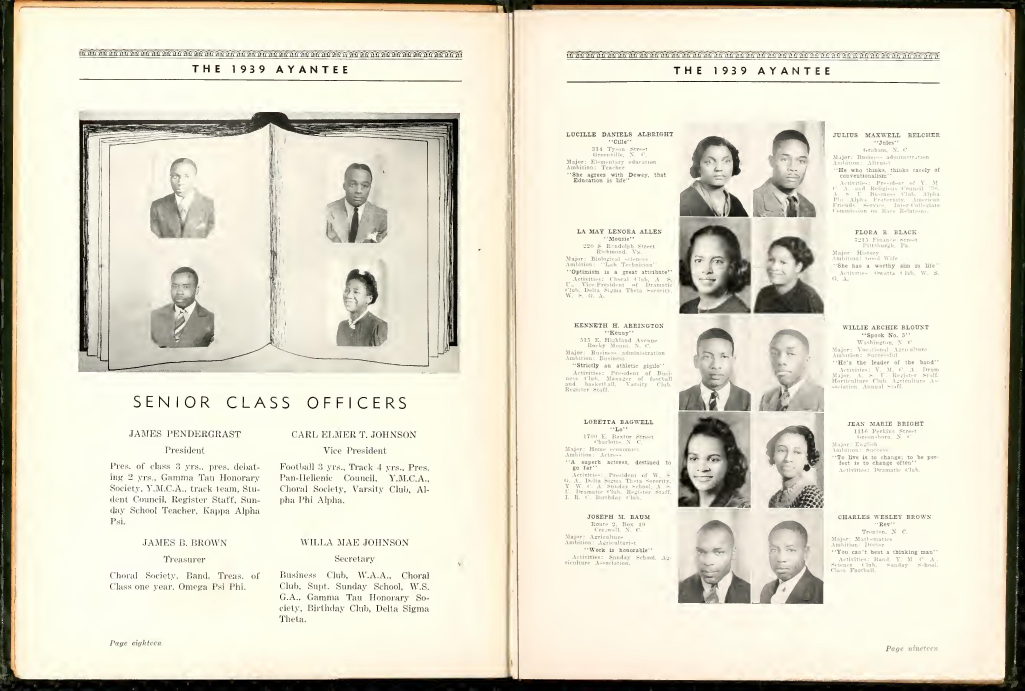
#> input picture code/OCR/185777725.jpg, 4100 x 2763 px (shown at 1/4 size)
$ python simple_layout_detector.py --input ../OCR/185777725.jpg
#> lines starting #> are read from the running program, lines starting #| are printed output that depends on the picture; after the words box and inside, x2 and y2 are one past the last pixel; in counts of white or black regions, pixels touching at a corner belong together
"""
Simple Layout Detection using OpenCV

A lightweight alternative to layout-parser that uses OpenCV's contour detection
to find bounding boxes for photos and text regions on yearbook pages.

No external models needed - works offline!

Usage:
    python code/images/simple_layout_detector.py --input yearbook_page.jpg
"""

import argparse
import cv2
import numpy as np
from PIL import Image, ImageDraw
from pathlib import Path
import json


def detect_regions_opencv(image_path, min_area=5000, max_area=None, aspect_ratio_range=(0.5, 2.5)):
    """
    Detect rectangular regions in a yearbook page using OpenCV.

    Args:
        image_path: Path to yearbook image
        min_area: Minimum region area (pixels)
        max_area: Maximum region area (None = image size / 10)
        aspect_ratio_range: (min, max) width/height ratios to accept

    Returns:
        regions: List of detected bounding boxes
        image: Original image
    """
#> called with min_area = 5000, aspect_ratio_range = (0.5, 2.5)
    print(f"\n{'='*60}")
    print(f"Processing: {Path(image_path).name}")
    print(f"{'='*60}")

    # Load image
    img_color = cv2.imread(str(image_path))
#> img_color is the input picture: shape (2763, 4100, 3); mean B, G, R 204.3, 221.3, 224.8
    if img_color is None:
        raise ValueError(f"Could not load image: {image_path}")

    h, w = img_color.shape[:2]
#> h = 2763; w = 4100
    if max_area is None:
        max_area = (w * h) // 10  # Max 10% of image
#> max_area = 1132830

    print(f"Image size: {w} x {h}")
#| Image size: 4100 x 2763

    # Convert to grayscale
    gray = cv2.cvtColor(img_color, cv2.COLOR_BGR2GRAY)
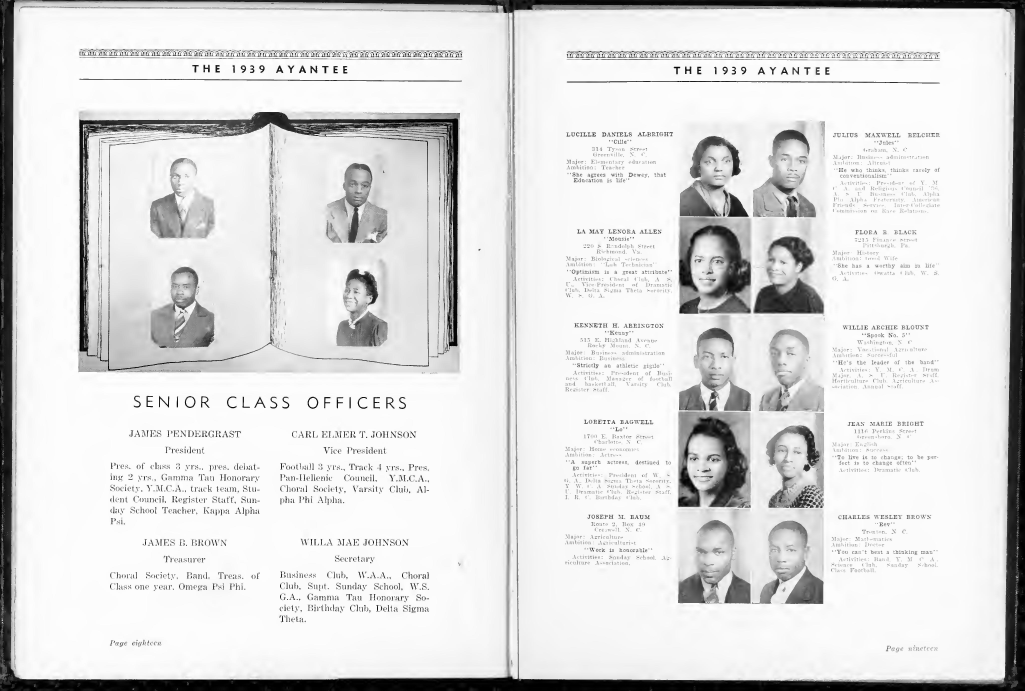
#> gray: shape (2763, 4100) (shown at 1/4 size); min 0, max 255, mean 220.4

    # Multiple detection strategies
    regions = []

    # Strategy 1: Edge detection
    print("Detecting edges...")
    edges = cv2.Canny(gray, 50, 150)
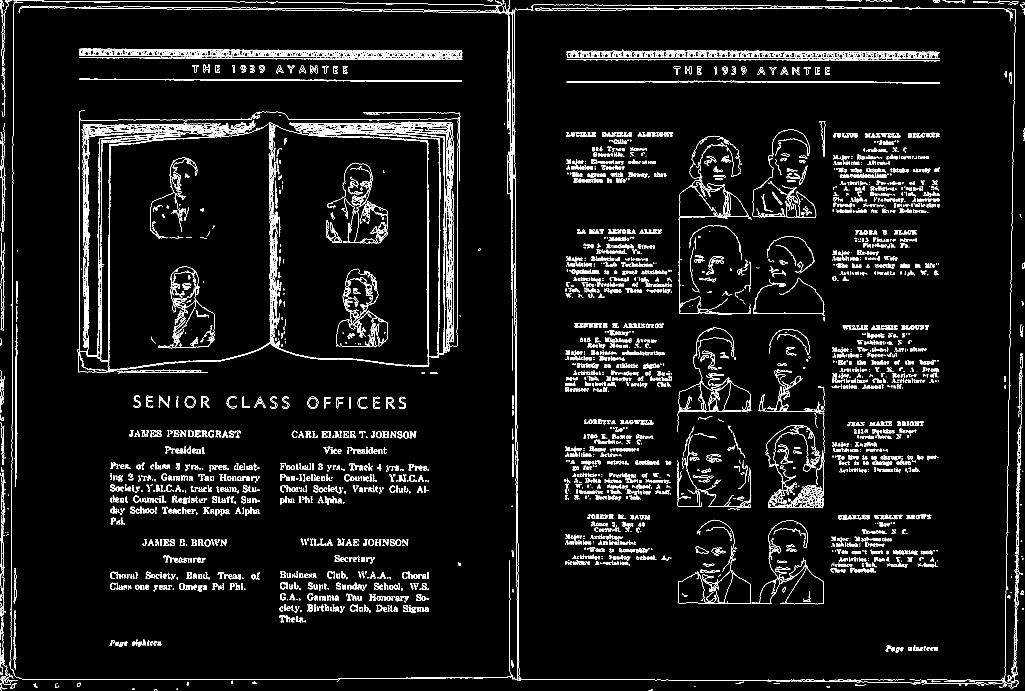
#> edges: shape (2763, 4100) (shown at 1/4 size); 3.1% white in thin lines or dots
    edges_dilated = cv2.dilate(edges, np.ones((3, 3), np.uint8), iterations=2)
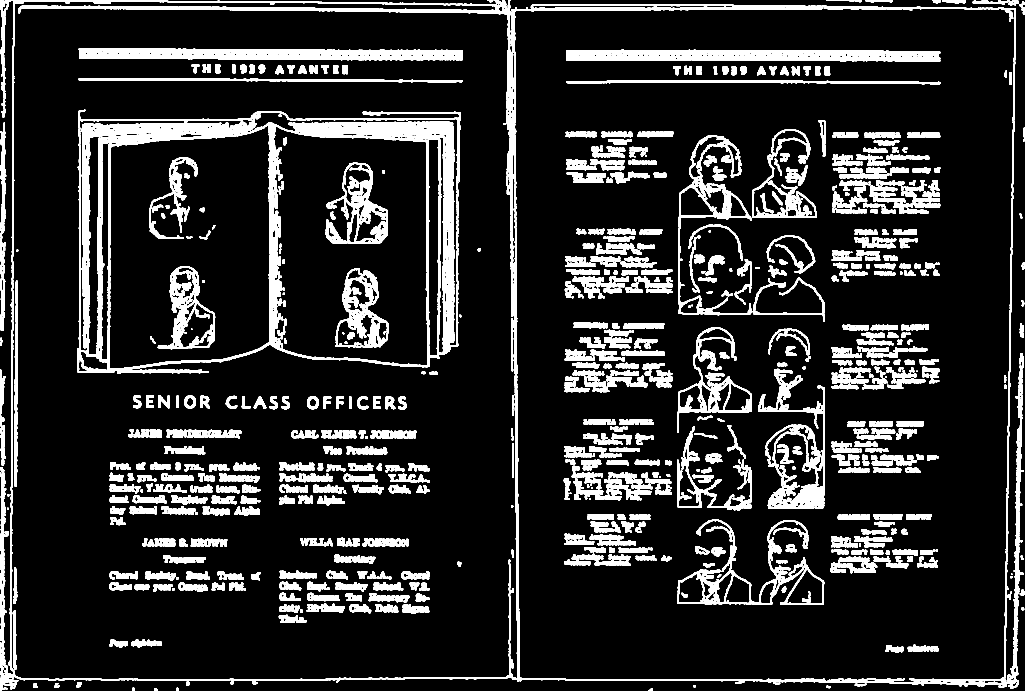
#> edges_dilated: shape (2763, 4100) (shown at 1/4 size); 13.9% white; 984 white regions
    contours1, _ = cv2.findContours(edges_dilated, cv2.RETR_EXTERNAL, cv2.CHAIN_APPROX_SIMPLE)
#> contours1 = 50 contours; largest, box (x1, y1, x2, y2) and area: (0, 0, 4091, 2756) 10838543, (0, 1868, 73, 2763) 13856, (0, 491, 25, 930) 5442, (0, 931, 22, 1324) 4834, (0, 1656, 24, 1862) 2287

    # Strategy 2: Thresholding
    print("Applying adaptive threshold...")
    thresh = cv2.adaptiveThreshold(gray, 255, cv2.ADAPTIVE_THRESH_GAUSSIAN_C,
                                   cv2.THRESH_BINARY_INV, 11, 2)
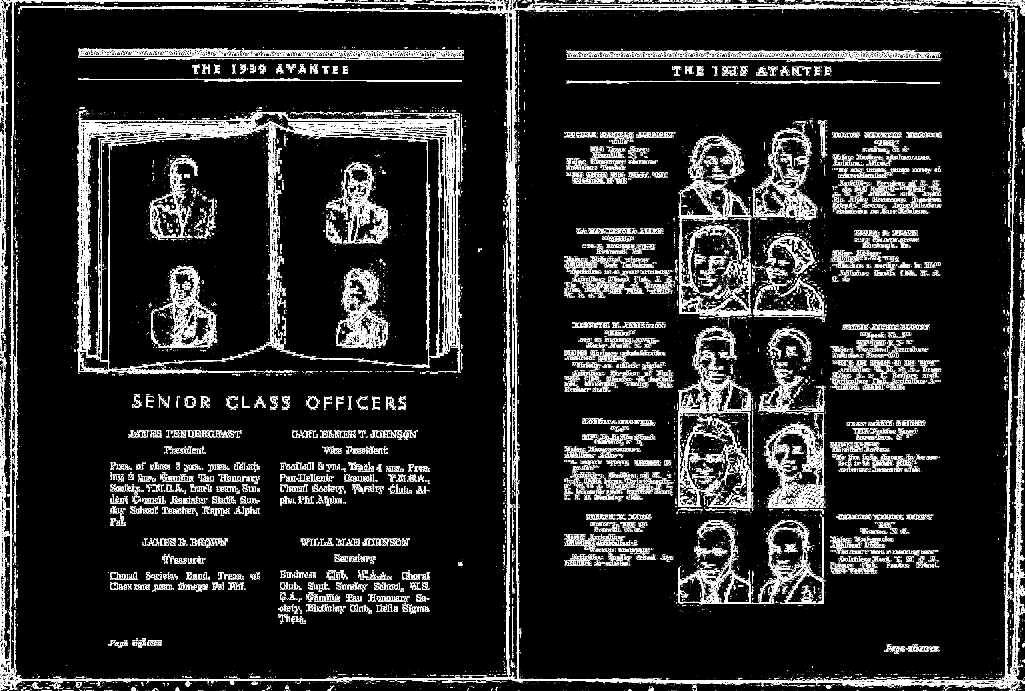
#> thresh: shape (2763, 4100) (shown at 1/4 size); 8.1% white; 60763 white regions (56616 under 20 px), largest, box (x1, y1, x2, y2) and area: (316, 442, 1834, 1483) 101878, (0, 0, 4096, 2763) 101831, (318, 195, 1850, 230) 16766
    thresh_dilated = cv2.dilate(thresh, np.ones((5, 5), np.uint8), iterations=2)
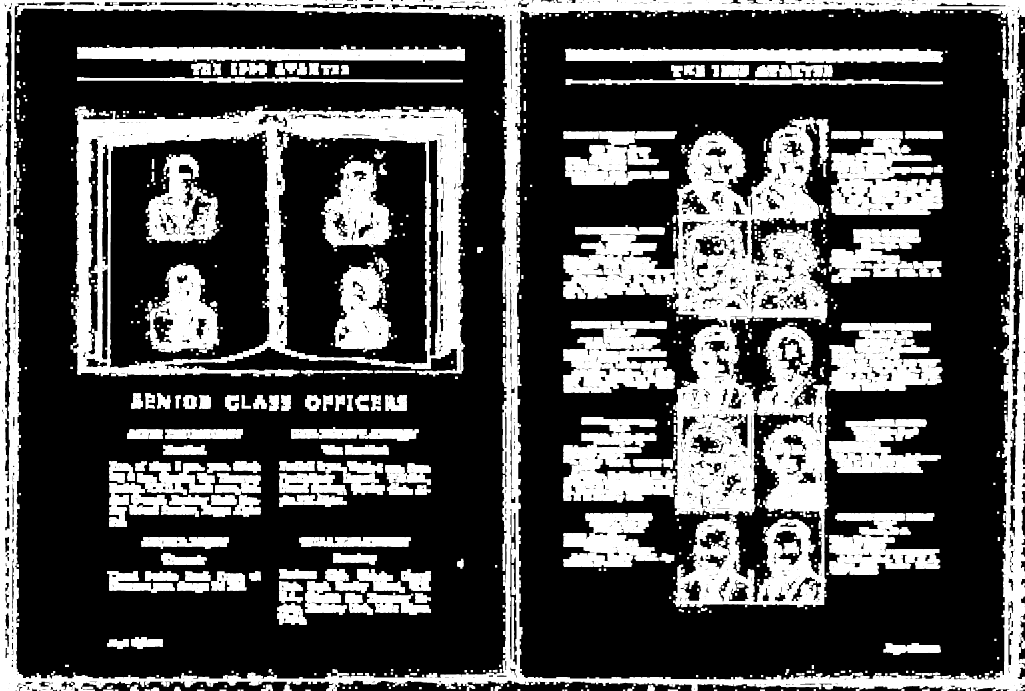
#> thresh_dilated: shape (2763, 4100) (shown at 1/4 size); 32.2% white; 712 white regions
    contours2, _ = cv2.findContours(thresh_dilated, cv2.RETR_EXTERNAL, cv2.CHAIN_APPROX_SIMPLE)
#> contours2 = 71 contours; largest, box (x1, y1, x2, y2) and area: (0, 0, 4100, 2763) 11200127, (4071, 506, 4100, 612) 1564, (1044, 2738, 1092, 2763) 652, (520, 2739, 556, 2763) 546, (2589, 2740, 2620, 2763) 520

    # Combine contours from both strategies
    all_contours = list(contours1) + list(contours2)
#> all_contours = 121 contours; largest, box (x1, y1, x2, y2) and area: (0, 0, 4100, 2763) 11200127, (0, 0, 4091, 2756) 10838543, (0, 1868, 73, 2763) 13856, (0, 491, 25, 930) 5442, (0, 931, 22, 1324) 4834

    print(f"Found {len(all_contours)} raw contours")
#| Found 121 raw contours

    # Filter and extract bounding boxes
    seen_regions = set()

    for contour in all_contours:
        # Get bounding box
        x, y, w_box, h_box = cv2.boundingRect(contour)
        area = w_box * h_box

        # Filter by area
        if area < min_area or area > max_area:
            continue

        # Filter by aspect ratio (avoid very thin boxes)
        aspect_ratio = w_box / h_box if h_box > 0 else 0
        if aspect_ratio < aspect_ratio_range[0] or aspect_ratio > aspect_ratio_range[1]:
            continue

        # Avoid duplicates (similar boxes)
        region_key = (x // 20, y // 20, w_box // 20, h_box // 20)  # Grid quantization
        if region_key in seen_regions:
            continue
        seen_regions.add(region_key)

        # Determine type based on characteristics
        region_type = classify_region(img_color[y:y+h_box, x:x+w_box], aspect_ratio)

        regions.append({
            'bbox': (x, y, x + w_box, y + h_box),
            'width': w_box,
            'height': h_box,
            'area': area,
            'aspect_ratio': aspect_ratio,
            'type': region_type
        })
#> this loop made 121 passes
#> (x, y, w_box, h_box, area) on passes 1, 2, 3, 4, 5, 7, 8, 9, 10, 11, 12, 13: (2592, 2754, 20, 9, 180), (616, 2754, 16, 9, 144), (705, 2751, 9, 11, 99), (528, 2751, 12, 11, 132), (3305, 2743, 17, 10, 170), (3419, 2735, 48, 10, 480), (218, 2732, 21, 20, 420), (133, 2732, 19, 20, 380), (3093, 2730, 28, 8, 224), (306, 2729, 20, 21, 420), (745, 2726, 13, 17, 221), (1008, 2724, 23, 14, 322)
#> (contour, x, y, w_box, h_box, area) on passes 6, 18, 20, 21, 25, 51: ([[2774, 2742], [2774, 2748], [2782, 2748], [2782, 2742]], 2774, 2742, 9, 7, 63), ([[4044, 2295], [4044, 2299], [4049, 2299], [4049, 2295]], 4044, 2295, 6, 5, 30), ([[4086, 2232], [4086, 2238], [4095, 2238], [4095, 2232]], 4086, 2232, 10, 7, 70), ([[4083, 2223], [4083, 2229], [4090, 2229], [4090, 2223]], 4083, 2223, 8, 7, 56), ([[19, 2126], [19, 2132], [25, 2132], [25, 2126]], 19, 2126, 7, 7, 49), ([[4003, 2758], [4003, 2762], [4011, 2762], [4011, 2758]], 4003, 2758, 9, 5, 45)
#> after the loop, regions = []; seen_regions = 0 items

    # Sort by position (top to bottom, left to right)
    regions.sort(key=lambda r: (r['bbox'][1] // 100, r['bbox'][0]))

    print(f"\nDetected {len(regions)} regions:")
#| Detected 0 regions:
    for i, region in enumerate(regions):
        bbox = region['bbox']
        print(f"  {i+1}. Type: {region['type']:10s} | "
              f"Size: {region['width']}x{region['height']} | "
              f"Position: ({bbox[0]}, {bbox[1]})")
#> this loop made 0 passes

    return regions, img_color


# [122 lines left out: functions classify_region, visualize_regions, extract_regions, export_metadata, not called in this run]


def main():
    parser = argparse.ArgumentParser(
        description='Simple layout detection using OpenCV (no ML models needed)',
        formatter_class=argparse.RawDescriptionHelpFormatter,
        epilog="""
Examples:
  # Basic detection
  python code/images/simple_layout_detector.py --input yearbook_page.jpg

  # Adjust sensitivity
  python code/images/simple_layout_detector.py --input page.jpg --min-area 3000

  # Custom output directory
  python code/images/simple_layout_detector.py --input page.jpg --output results/

Tips:
  - Lower --min-area to detect smaller regions (names, captions)
  - Adjust --min-area if you're missing photos or getting too many false positives
  - This works completely offline - no model downloads needed!
        """
    )

    parser.add_argument('--input', required=True, help='Input yearbook image')
    parser.add_argument('--output', default='opencv_layout_output',
                       help='Output directory (default: opencv_layout_output)')
    parser.add_argument('--min-area', type=int, default=5000,
                       help='Minimum region area in pixels (default: 5000)')
    parser.add_argument('--max-area', type=int, default=None,
                       help='Maximum region area in pixels (default: auto)')

    args = parser.parse_args()

    # Process image
    input_path = Path(args.input)
    output_dir = Path(args.output)
    output_dir.mkdir(parents=True, exist_ok=True)

    # Detect regions
    regions, image = detect_regions_opencv(input_path, args.min_area, args.max_area)
#> regions = []

    if len(regions) == 0:
        print("\n⚠️  No regions detected. Try lowering --min-area")
        return

    # Create outputs
    base_name = input_path.stem

    # 1. Visualization
    viz_path = output_dir / f"{base_name}_detected.png"
    visualize_regions(image, regions, viz_path)

    # 2. Extract regions
    regions_dir = output_dir / f"{base_name}_regions"
    extract_regions(image, regions, regions_dir)

    # 3. Metadata
    json_path = output_dir / f"{base_name}_metadata.json"
    export_metadata(regions, input_path, json_path)

    print(f"\n{'='*60}")
    print("✅ Processing complete!")
    print(f"{'='*60}")


if __name__ == '__main__':
    main()
